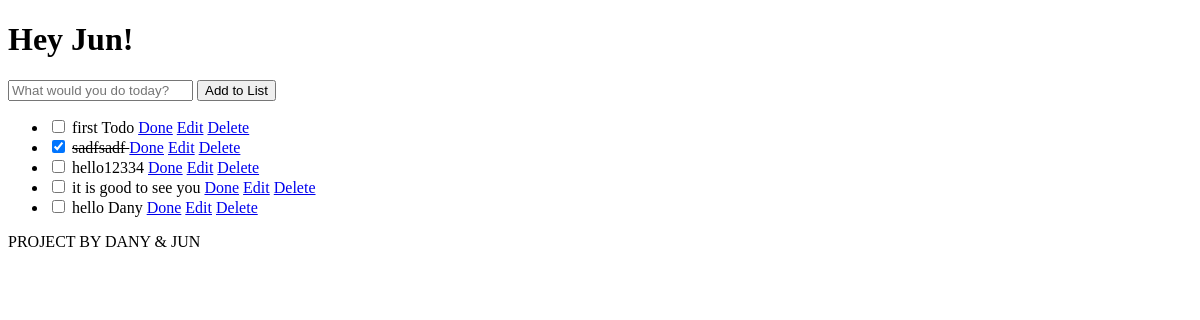
Before: / with the older database file.
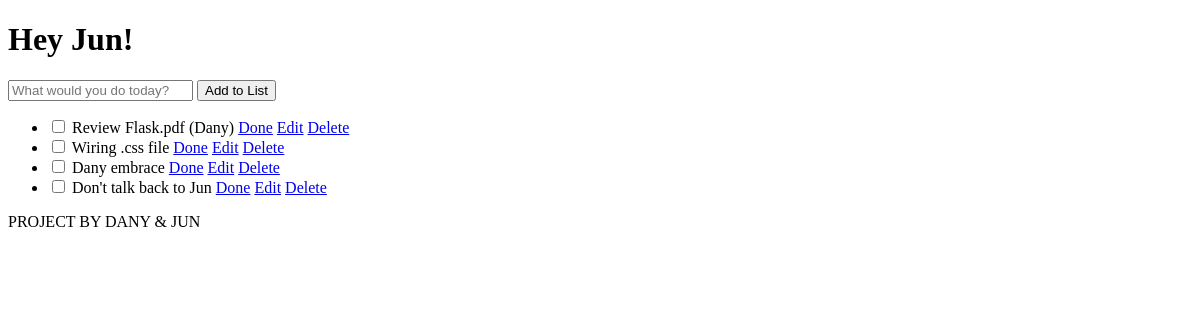
After: the same page with the newer database file.
### app/data/todo_model.py (models this page shows)
class Todo(db.Model):
    __tablename__ = 'todolist'
    id = db.Column(db.Integer, primary_key=True)
    content = db.Column(db.String(300), nullable=False)
    status = db.Column(db.Boolean, nullable=False)
    create_date = db.Column(db.DateTime(), nullable=False)

### app/views/main_views.py (the view)
@bp.route('/')
def index():
    todo_list = Todo.query.all()
    return render_template("index.html", name=random.choice(names), todos=todo_list)

### app/templates/index.html (shortened to what this page needs)
<!DOCTYPE html>
<html lang="en">
  <head>
  </head>
  <body>
    <header>
      <h1>Hey {{name}}!</h1>
    </header>
    <main>
      <form action="{{ url_for('main.add') }}" method="post">
        <input type="text" placeholder="What would you do today?" name="todo" />
        <button type="submit">Add to List</button>
      </form>
      <ul>
        {% for todo in todos %}
        <li>
          <input type="checkbox" name="status" {% if todo.status %} checked {% endif %} />
          <span {% if todo.status %} style="text-decoration: line-through;" {% endif %}>
            {{todo.content}}
          </span>
          <a href="{{ url_for('main.check', index=todo.id) }}">Done</a>
          <a href="{{ url_for('main.edit', index=todo.id) }}">Edit</a>
          <a href="{{ url_for('main.delete', index=todo.id) }}">Delete</a>
        </li>
        {% endfor %}
      </ul>
    </main>
    <footer>
      <p>PROJECT BY DANY & JUN</p>
    </footer>
  </body>
</html>

Changed rows visible on the page:
removed Todo: content "first Todo"
removed Todo: status "☑", content "sadfsadf"
removed Todo: content "hello12334"
removed Todo: content "it is good to see you"
removed Todo: content "hello Dany"
added Todo: content "Review Flask.pdf (Dany)"
added Todo: content "Wiring .css file"
added Todo: content "Dany embrace"
added Todo: content "Don't talk back to Jun"
